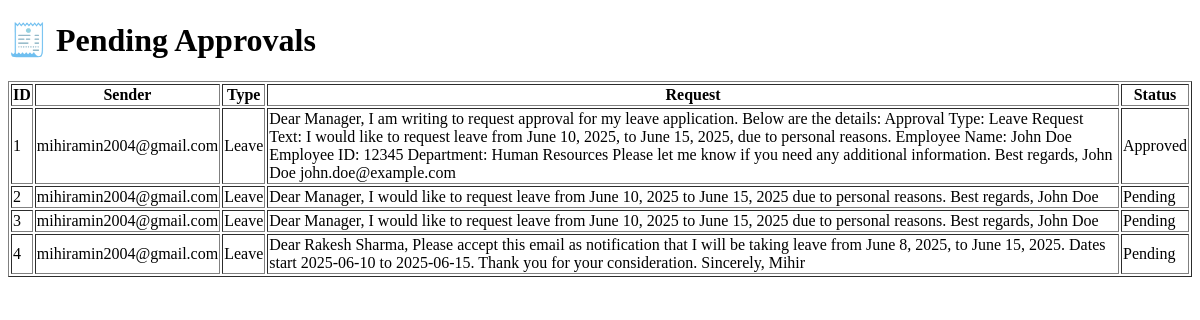
Page /approvals on the earlier database version.
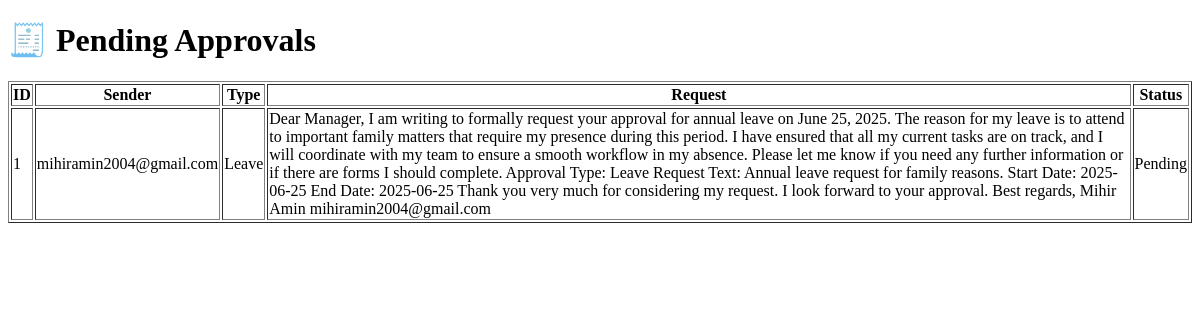
Same page on the later database version.
### app/models.py (models this page shows)
class Approval(Base):
    __tablename__ = "approvals"
    id = Column(Integer, primary_key=True, index=True)
    sender = Column(String)
    approval_type = Column(String)  # e.g., Leave, Budget
    request_text = Column(String)
    status = Column(String, default="Pending")  # Pending / Approved / Rejected
    summary = Column(Text, nullable=True)
    start_date = Column(DateTime, nullable=True)  # Add start_date
    end_date = Column(DateTime, nullable=True)    # Add end_date
    created_at = Column(DateTime, default=datetime.utcnow)

### app/main.py (the view)
@app.get("/approvals")
def list_approvals(request: Request, db=Depends(get_db)):
    approvals = db.query(Approval).all()
    return templates.TemplateResponse("approvals.html", {"request": request, "approvals": approvals})

### templates/approvals.html
<!DOCTYPE html>
<html>
<head><title>Approvals</title></head>
<body>
  <h1>🧾 Pending Approvals</h1>
  <table border="1">
    <tr><th>ID</th><th>Sender</th><th>Type</th><th>Request</th><th>Status</th></tr>
    {% for approval in approvals %}
      <tr>
        <td>{{ approval.id }}</td>
        <td>{{ approval.sender }}</td>
        <td>{{ approval.approval_type }}</td>
        <td>{{ approval.request_text }}</td>
        <td>{{ approval.status }}</td>
      </tr>
    {% endfor %}
  </table>
</body>
</html>

Differences in the rows shown:
removed Approval: id "2", sender "mihiramin2004@gmail.com", approval_type "Leave", request_text "Dear Manager, I would like to request leave from June 10, 2025 to June 15, 2025 due to personal reasons. Best regards, John Doe", status "Pending"
removed Approval: id "3", sender "mihiramin2004@gmail.com", approval_type "Leave", request_text "Dear Manager, I would like to request leave from June 10, 2025 to June 15, 2025 due to personal reasons. Best regards, John Doe", status "Pending"
removed Approval: id "4", sender "mihiramin2004@gmail.com", approval_type "Leave", request_text "Dear Rakesh Sharma, Please accept this email as notification that I will be taking leave from June 8, 2025, to June 15, 2025. Dates start 2025-06-10 to 2025-06-15. Thank you for your consideration. Sincerely, Mihir", status "Pending"
changed Approval "mihiramin2004@gmail.com": request_text "…I am writing to request approval for my leave application. Below are the details: Approval Type: Leave Request Text: I would like to request leave from June 10, 2025, to June 15, 2025, due to personal reasons. Employee Name: John Doe Employee ID: 12345 Department: Human Resources Please let me know if you need any additional information. Best regards, John Doe john.doe@example.com" → "…I am writing to formally request your approval for annual leave on June 25, 2025. The reason for my leave is to attend to important family matters that require my presence during this period. I have ensured that all my current tasks are on track, and I will coordinate with my team to ensure a smooth workflow in my absence. Please let me know if you need any further information or if there are forms I should complete. Approval Type: Leave Request Text: Annual leave request for family reasons. Start Date: 2025-06-25 End Date: 2025-06-25 Thank you very much for considering my request. I look forward to your approval. Best regards, Mihir Amin mihiramin2004@gmail.com"; status "Approved" → "Pending"
